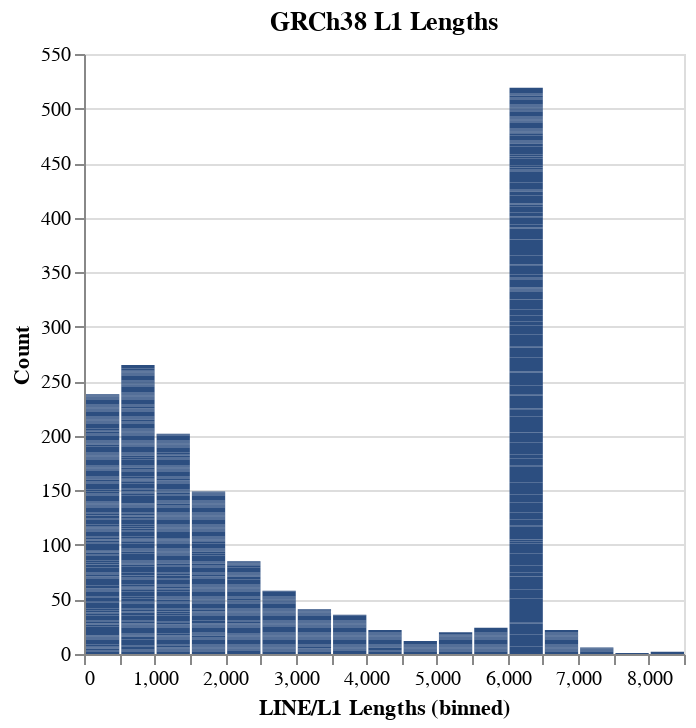

The cell this chart's notebook holds for it:
### Code cell
hg38tempList2= [[x,y] for x,y in collections.Counter([int(x) for x in combinedDF[combinedDF['TE_Designation']=='LINE/L1']['SV_Length']]).items()]
hg38tempDF2 = pd.DataFrame(data=hg38tempList2, columns=['LINE/L1 Lengths','Count'])

alt.Chart(hg38tempDF2).mark_bar(color='#2C4E80').encode(
    alt.X("LINE/L1 Lengths:Q", bin=alt.Bin(maxbins=25)),
    y='Count',
).properties(
    title='GRCh38 L1 Lengths'
)

### Figure 1 — Vega-Lite specification as saved in the notebook (floating-point values rounded to 4 significant figures; data arrays with more than 128 entries replaced by an {"elided": "..."} marker saying what was removed)
{"config": {"view": {"continuousWidth": 300, "continuousHeight": 300}}, "data": {"name": "data-1abf91c50b2383bf14fc8e03d8737790"}, "mark": {"type": "bar", "color": "#2C4E80"}, "encoding": {"x": {"bin": {"maxbins": 25}, "field": "LINE/L1 Lengths", "type": "quantitative"}, "y": {"field": "Count", "type": "quantitative"}}, "title": "GRCh38 L1 Lengths", "$schema": "https://vega.github.io/schema/vega-lite/v5.17.0.json", "datasets": {"data-1abf91c50b2383bf14fc8e03d8737790": {"elided": "1148 records"}}}
